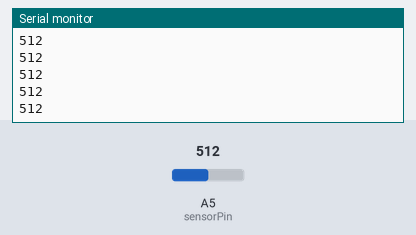
Recording of a sketch running on a simulated Arduino Uno, built with avr-gcc and run on an emulated ATmega328P. On the bench: the last lines printed to the serial monitor. Inputs (shaded band) come from the test bench; at power-on: A5 (sensorPin) = 512.

Above: at 1.2 s.
1.3 s: A5 (sensorPin) set to 716
At 1.31 s:
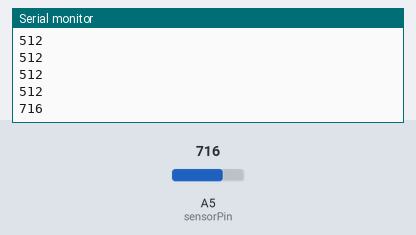
2.8 s: A5 (sensorPin) set to 900
At 2.81 s:
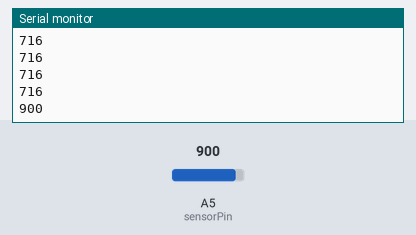
Timing chart, 0 to 5.8 s (numbered marks = the images above; inputs shaded):
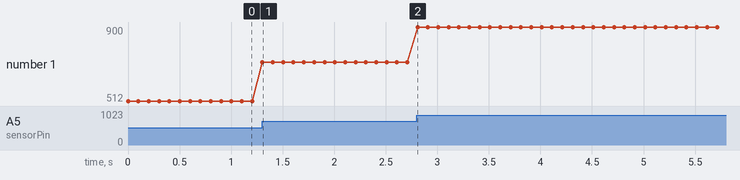

Measured:
- after the input at 1.3 s, the serial monitor: prints a new line at once (image 1)
- after the input at 2.8 s, the serial monitor: prints a new line at once (image 2)
- plotted number 1: 512 → 716 after the input at 1.3 s, 716 → 900 after the input at 2.8 s

The sketch:

pyserial.ino
```cpp
int const sensorPin = A5;
int sensorVar = 0;

void setup() {
  // put your setup code here, to run once:
  Serial.begin(9600);

}

void loop() {
  // put your main code here, to run repeatedly:
  sensorVar = analogRead(sensorPin);
  Serial.println(sensorVar);
  delay(100);
}
```
